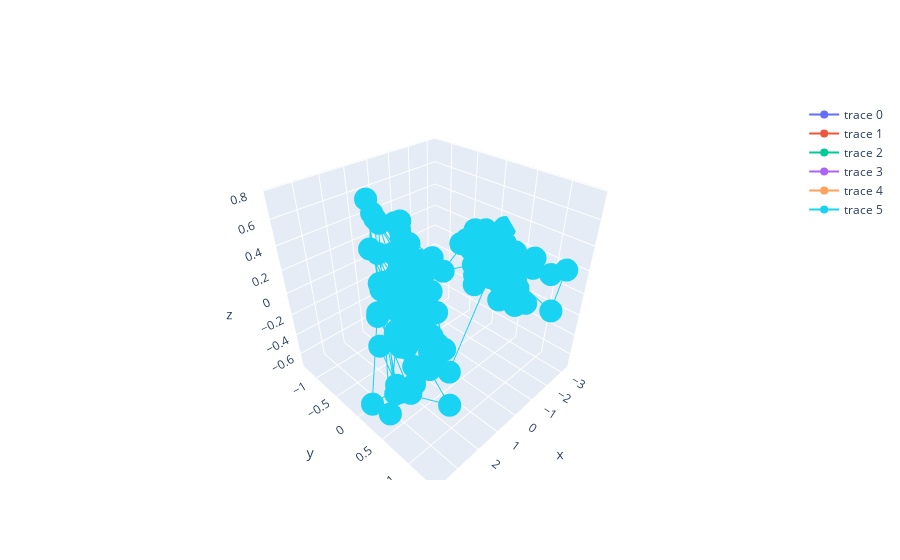

Write notebook code for a chart like this one.
### Code cell
iplot(fig)

### Figure 1 — Plotly figure (JSON) as saved in the notebook; plotly's stock layout.template omitted (floating-point values rounded to 4 significant figures; data arrays with more than 128 entries replaced by an {"elided": "..."} marker saying what was removed)
{"data": [{"type": "scatter3d", "x": {"elided": "150 float values"}, "y": {"elided": "150 float values"}, "z": {"elided": "150 float values"}}, {"type": "scatter3d", "x": {"elided": "150 float values"}, "y": {"elided": "150 float values"}, "z": {"elided": "150 float values"}}, {"type": "scatter3d", "x": {"elided": "150 float values"}, "y": {"elided": "150 float values"}, "z": {"elided": "150 float values"}}, {"type": "scatter3d", "x": {"elided": "150 float values"}, "y": {"elided": "150 float values"}, "z": {"elided": "150 float values"}}, {"type": "scatter3d", "x": {"elided": "150 float values"}, "y": {"elided": "150 float values"}, "z": {"elided": "150 float values"}}, {"type": "scatter3d", "x": {"elided": "150 float values"}, "y": {"elided": "150 float values"}, "z": {"elided": "150 float values"}}], "layout": {}}
